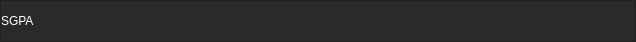
        <widget class="QFrame" name="frame_superior">
         <property name="minimumSize">
          <size>
           <width>0</width>
           <height>42</height>
          </size>
         </property>
         <property name="maximumSize">
          <size>
           <width>16777215</width>
           <height>40</height>
          </size>
         </property>
         <property name="styleSheet">
          <string notr="true">QFrame{
background-color:rgb(44, 42, 41)
}

QPushButton{
background-color:#000000ff;
border-radius:15px;
}

QPushButton:hover{
background-color: rgb(53,53,79);
border-radius:15px;
}</string>
         </property>
         <property name="frameShape">
          <enum>QFrame::StyledPanel</enum>
         </property>
         <property name="frameShadow">
          <enum>QFrame::Raised</enum>
         </property>
         <layout class="QHBoxLayout" name="horizontalLayout_2">
          <property name="spacing">
           <number>5</number>
          </property>
          <property name="leftMargin">
           <number>0</number>
          </property>
          <property name="topMargin">
           <number>0</number>
          </property>
          <property name="rightMargin">
           <number>0</number>
          </property>
          <property name="bottomMargin">
           <number>0</number>
          </property>
          <item>
           <widget class="QLabel" name="label">
            <property name="styleSheet">
             <string notr="true">font:87 18pt &quot;Arial Black&quot;;
color: rgb(255,255,255);</string>
            </property>
            <property name="text">
             <string>SGPA</string>
            </property>
           </widget>
          </item>
          <item>
           <spacer name="horizontalSpacer">
            <property name="orientation">
             <enum>Qt::Horizontal</enum>
            </property>
            <property name="sizeHint" stdset="0">
             <size>
              <width>453</width>
              <height>17</height>
             </size>
            </property>
           </spacer>
          </item>
          <item>
           <widget class="QPushButton" name="bt_minimizar">
            <property name="minimumSize">
             <size>
              <width>30</width>
              <height>30</height>
             </size>
            </property>
            <property name="styleSheet">
             <string notr="true"/>
            </property>
            <property name="text">
             <string/>
            </property>
            <property name="icon">
             <iconset>
              <normaloff>images/square-minus_icon-icons.com_72274.png</normaloff>images/square-minus_icon-icons.com_72274.png</iconset>
            </property>
            <property name="iconSize">
             <size>
              <width>23</width>
              <height>23</height>
             </size>
            </property>
           </widget>
          </item>
          <item>
           <widget class="QPushButton" name="bt_maximizar">
            <property name="minimumSize">
             <size>
              <width>30</width>
              <height>30</height>
             </size>
            </property>
            <property name="styleSheet">
             <string notr="true"/>
            </property>
            <property name="text">
             <string/>
            </property>
            <property name="icon">
             <iconset>
              <normaloff>images/icons8-maximizar-la-ventana-50.png</normaloff>images/icons8-maximizar-la-ventana-50.png</iconset>
            </property>
            <property name="iconSize">
             <size>
              <width>23</width>
              <height>23</height>
             </size>
            </property>
           </widget>
          </item>
          <item>
           <widget class="QPushButton" name="bt_restaurar">
            <property name="minimumSize">
             <size>
              <width>30</width>
              <height>30</height>
             </size>
            </property>
            <property name="styleSheet">
             <string notr="true"/>
            </property>
            <property name="text">
             <string/>
            </property>
            <property name="icon">
             <iconset>
              <normaloff>images/icons8-restaurar-ventana-50.png</normaloff>images/icons8-restaurar-ventana-50.png</iconset>
            </property>
            <property name="iconSize">
             <size>
              <width>23</width>
              <height>23</height>
             </size>
            </property>
           </widget>
          </item>
          <item>
           <widget class="QPushButton" name="bt_cerrar">
            <property name="minimumSize">
             <size>
              <width>30</width>
              <height>30</height>
             </size>
            </property>
            <property name="styleSheet">
             <string notr="true"/>
            </property>
            <property name="text">
             <string/>
            </property>
            <property name="icon">
             <iconset>
              <normaloff>images/icons8-cerrar-ventana-24.png</normaloff>images/icons8-cerrar-ventana-24.png</iconset>
            </property>
            <property name="iconSize">
             <size>
              <width>30</width>
              <height>30</height>
             </size>
            </property>
           </widget>
          </item>
         </layout>
        </widget>
